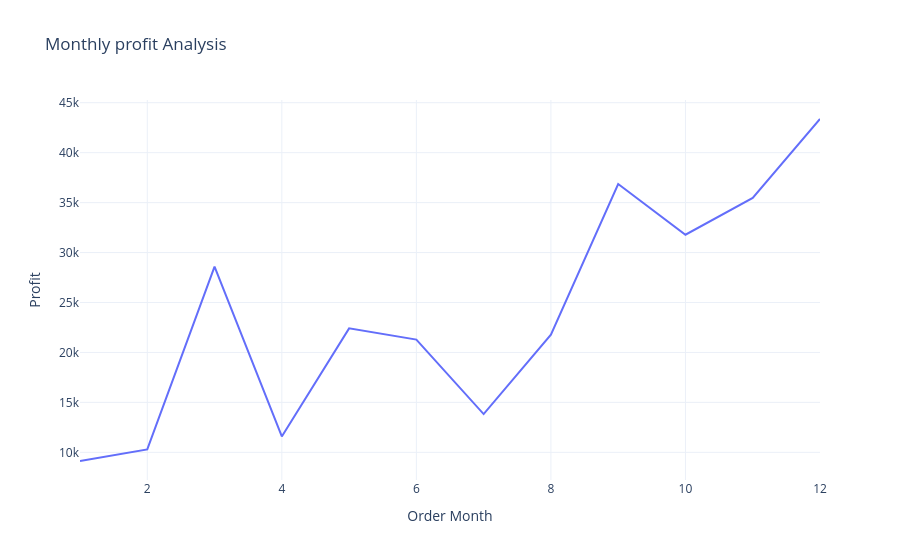

Notebook code for this chart:
### Markdown cell above
**Monthly Profit Analysis**

### Code cell
Profit_by_month = data.groupby('Order Month')['Profit'].sum().reset_index()     # sales by month
fig = px.line(Profit_by_month,
x = 'Order Month',
y = 'Profit',
title = 'Monthly profit Analysis')
fig.show()

### Figure 1 — Plotly figure (JSON) as saved in the notebook; plotly's stock layout.template omitted (floating-point values rounded to 4 significant figures)
{"data": [{"hovertemplate": "Order Month=%{x}<br>Profit=%{y}<extra></extra>", "legendgroup": "", "line": {"color": "#636efa", "dash": "solid"}, "marker": {"symbol": "circle"}, "mode": "lines", "name": "", "orientation": "v", "showlegend": false, "type": "scatter", "x": [1, 2, 3, 4, 5, 6, 7, 8, 9, 10, 11, 12], "xaxis": "x", "y": [9134.0, 10290.0, 28590.0, 11590.0, 22410.0, 21290.0, 13830.0, 21780.0, 36860.0, 31780.0, 35470.0, 43370.0], "yaxis": "y"}], "layout": {"legend": {"tracegroupgap": 0}, "title": {"text": "Monthly profit Analysis"}, "xaxis": {"anchor": "y", "domain": [0, 1], "title": {"text": "Order Month"}}, "yaxis": {"anchor": "x", "domain": [0, 1], "title": {"text": "Profit"}}}}
